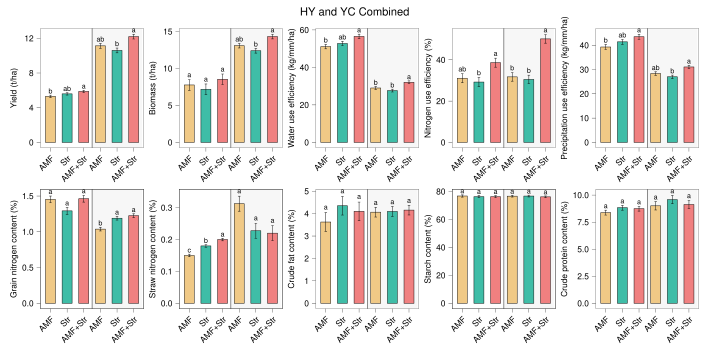

This figure's R source:
# ============================================================================
# Fig.S2: Maize phenotype bar chart + 差异分析结果导出
# ============================================================================
library(ggplot2)
library(dplyr)
library(tidyr)
library(agricolae)
library(patchwork)

out_root <- "C:/Users/ADMIN/Desktop/Co-inoculation/Fig.S2"
dir.create(out_root, showWarnings = FALSE, recursive = TRUE)
setwd(out_root)

# ---------- 1. Data preparation ----------
df <- read.csv("data/maize_phenotype_summary.csv", header = TRUE)
df <- df[grepl("Topsoil", df$Niche), ]
df <- df[!grepl("Ctrl", df$Treatment), ]
df$Treatment <- factor(df$Treatment, levels = c("AMF", "Str", "AMF+Str"))

var_units <- c(
  "Yield_t_ha"            = "Yield (t/ha)",
  "Biomass_t_ha"          = "Biomass (t/ha)",
  "WUE..kg.mm.ha."        = "Water use efficiency (kg/mm/ha)",
  "NUE."                  = "Nitrogen use efficiency (%)",
  "PUE_kg_mm"             = "Precipitation use efficiency (kg/mm/ha)",
  "Grain_N_perc"          = "Grain nitrogen content (%)",
  "Straw_N_perc"          = "Straw nitrogen content (%)",
  "Crude.fat.content"     = "Crude fat content (%)",
  "Starch.content"        = "Starch content (%)",
  "Crude.protein.content" = "Crude protein content (%)"
)

# 简洁变量标签（用于导出，便于转述给 AI）
var_labels <- c(
  "Yield_t_ha"            = "Yield",
  "Biomass_t_ha"          = "Biomass",
  "WUE..kg.mm.ha."        = "WUE",
  "NUE."                  = "NUE",
  "PUE_kg_mm"             = "PUE",
  "Grain_N_perc"          = "Grain_N",
  "Straw_N_perc"          = "Straw_N",
  "Crude.fat.content"     = "Crude_fat",
  "Starch.content"        = "Starch",
  "Crude.protein.content" = "Crude_protein"
)

vars <- names(var_units)

# ---------- 2. Multiple comparisons + ANOVA p-value ----------
compute_letters <- function(data, variable) {
  formula <- as.formula(paste(variable, "~ Treatment"))
  model <- aov(formula, data = data)
  hsd <- HSD.test(model, "Treatment", group = TRUE, alpha = 0.05)
  groups <- hsd$groups
  letter_col <- colnames(groups)[2]
  means <- hsd$means
  
  # 提取 ANOVA 整体 p 值
  anova_p <- summary(model)[[1]][["Pr(>F)"]][1]
  
  res <- data.frame(
    Treatment = rownames(groups),
    mean = groups[[1]],
    groups = groups[[letter_col]],
    se = means[rownames(groups), "se"],
    anova_p = anova_p,
    stringsAsFactors = FALSE
  )
  rownames(res) <- NULL
  return(res)
}

result_list <- list()
for (site in c("HY", "YC")) {
  site_data <- filter(df, Site == site)
  for (var in vars) {
    stats <- compute_letters(site_data, var)
    stats$Variable <- var
    stats$Site <- site
    result_list[[length(result_list) + 1]] <- stats
  }
}
plot_data <- bind_rows(result_list)
plot_data$Variable <- factor(plot_data$Variable, levels = vars)

plot_data <- plot_data %>%
  group_by(Site, Variable) %>%
  mutate(label_y = mean + se * 1.2) %>%
  ungroup()

plot_data <- plot_data %>%
  mutate(Site_Treatment = paste(Site, Treatment, sep = "_")) %>%
  mutate(Site_Treatment = factor(Site_Treatment,
                                 levels = c(paste("HY", levels(df$Treatment), sep = "_"),
                                            paste("YC", levels(df$Treatment), sep = "_"))))

# ============================================================================
# 新增：差异分析结果导出
# ============================================================================
dir.create(file.path(out_root, "stats"), showWarnings = FALSE, recursive = TRUE)

# --- 导出 1：长表（每行 = 位点 × 变量 × 处理）---
stats_long <- plot_data %>%
  mutate(Variable_label = var_labels[as.character(Variable)]) %>%
  dplyr::select(Site, Variable, Variable_label, Treatment,
                mean, se, groups, anova_p) %>%
  mutate(
    mean    = round(mean, 4),
    se      = round(se, 4),
    anova_p = signif(anova_p, 4)
  ) %>%
  arrange(Site, Variable, Treatment)

write.csv(stats_long,
          file.path(out_root, "stats", "FigS2_maize_stats_long.csv"),
          row.names = FALSE)

# --- 导出 2：宽表（行 = 位点 × 变量，列 = 每个处理的 mean±se 和字母 + ANOVA p）---
stats_wide <- stats_long %>%
  mutate(
    Val = sprintf("%.3f ± %.3f (%s)", mean, se, groups)
  ) %>%
  dplyr::select(Site, Variable, Variable_label, Treatment, Val, anova_p) %>%
  pivot_wider(names_from = Treatment, values_from = Val) %>%
  mutate(ANOVA_p = signif(anova_p, 4)) %>%
  dplyr::select(Site, Variable, Variable_label, AMF, Str, `AMF+Str`, ANOVA_p) %>%
  arrange(Site, Variable)

write.csv(stats_wide,
          file.path(out_root, "stats", "FigS2_maize_stats_wide.csv"),
          row.names = FALSE)

# --- 终端打印宽表
cat("\n\n")
cat(strrep("=", 100), "\n", sep = "")
cat("Fig.S2 玉米表型差异分析结果（每个位点内 Treatment 间 ANOVA + Tukey HSD）\n")
cat("格式：均值 ± 标准误 (显著性字母)；ANOVA_p 为整体 F 检验 p 值\n")
cat(strrep("=", 100), "\n", sep = "")

for (site in c("HY", "YC")) {
  cat("\n\n########## Site:", site, "##########\n\n")
  sub_wide <- stats_wide %>% filter(Site == site) %>%
    dplyr::select(Variable_label, AMF, Str, `AMF+Str`, ANOVA_p)
  print(as.data.frame(sub_wide), row.names = FALSE)
}

cat("\n\nCSV 文件已保存至：", file.path(out_root, "stats"), "\n", sep = "")

# ---------- 3. Plot function ----------
plot_bar_combined <- function(data, var_name) {
  sub_data <- data %>% filter(Variable == var_name)
  sub_data$Site_Treatment <- factor(sub_data$Site_Treatment, levels = levels(data$Site_Treatment))
  
  colors <- c("#F0C986", "#3FBDA7", "#F08080")
  names(colors) <- levels(df$Treatment)
  
  ggplot(sub_data, aes(x = Site_Treatment, y = mean, fill = Treatment)) +
    annotate("rect", xmin = 3.5, xmax = 6.5, ymin = -Inf, ymax = Inf,
             fill = "grey90", alpha = 0.3) +
    geom_vline(xintercept = 3.5, linetype = "solid", color = "black", linewidth = 0.15) +
    geom_col(color = "black", width = 0.6, linewidth = 0.15) +
    geom_errorbar(aes(ymin = mean - se, ymax = mean + se),
                  width = 0.15, linewidth = 0.15) +
    geom_text(aes(y = label_y, label = groups),
              vjust = -0.3, size = 6, fontface = "plain",
              color = "black", family = "sans", size.unit = "pt") +
    scale_fill_manual(values = colors) +
    scale_x_discrete(labels = c("AMF","Str","AMF+Str", "AMF","Str","AMF+Str")) +
    labs(x = NULL, y = var_units[var_name]) +
    theme_classic() +
    theme(
      panel.border = element_rect(color = "black", fill = NA, linewidth = 0.15),
      axis.line = element_blank(),
      axis.text.x = element_text(angle = 45, vjust = 1, hjust = 1,
                                 face = "plain", color = "black", size = 6),
      axis.text.y = element_text(color = "black", size = 6),
      axis.title.y = element_text(size = 6, color = "black"),
      axis.title.x = element_blank(),
      axis.ticks = element_line(linewidth = 0.1),
      plot.title = element_blank(),
      legend.position = "none",
      text = element_text(family = "sans", size = 6),
      plot.margin = margin(2, 2, 2, 2, unit = "pt")
    )
}

# ---------- 4. Combine and save ----------
plot_list <- lapply(vars, function(var) plot_bar_combined(plot_data, var))

combined <- wrap_plots(plot_list, ncol = 5, nrow = 2) +
  plot_annotation(title = "HY and YC Combined",
                  theme = theme(plot.title = element_text(size = 8, hjust = 0.5,
                                                          face = "plain", family = "sans")))

ggsave(file.path(out_root, "Fig.S2_maize_bar_test.pdf"), combined, width = 180, height = 90, units = "mm", dpi = 300)
ggsave(file.path(out_root, "Fig.S2_maize_bar.png"), combined, width = 180, height = 90, units = "mm", dpi = 300)

cat("\nFig.S2 saved\n")
